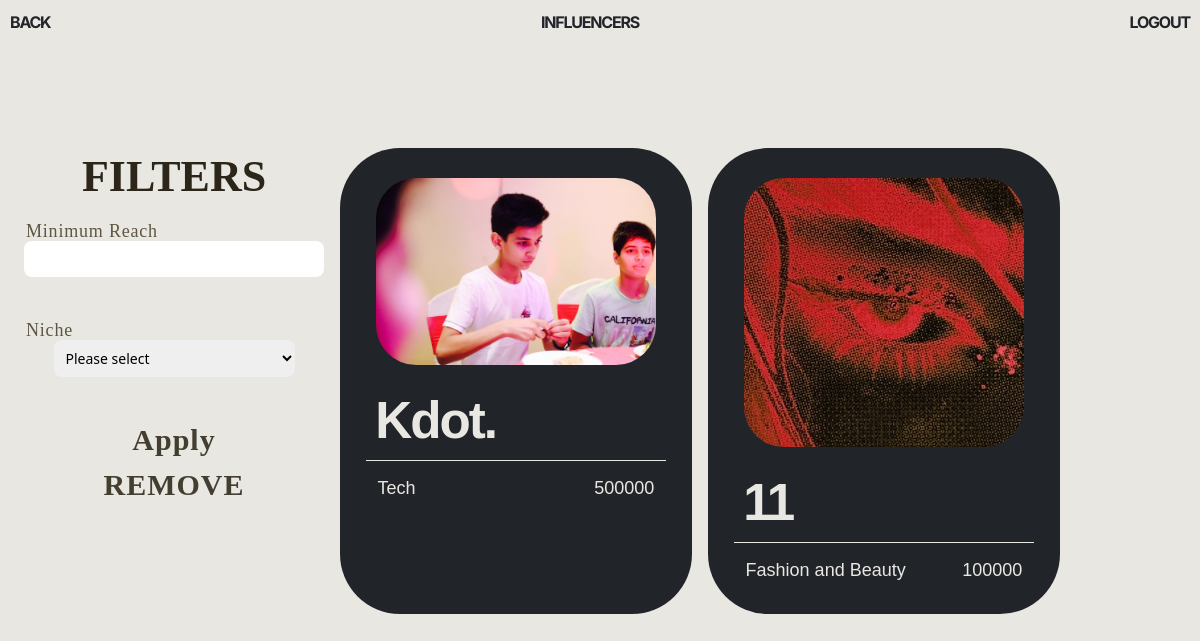
Page /sponsor/campaign/1/browse_influencers (signed in) on the committed database.
### website/models.py (models this page shows)
class Influencer(db.Model, UserMixin):
    __tablename__ = 'influencer'
    id = db.Column(db.Integer, primary_key=True)
    name = db.Column(db.String(150), nullable=False)
    email = db.Column(db.String(150), nullable=False)
    profile_picture = db.Column(db.String(100), nullable=False)
    niche = db.Column(db.String(100), nullable=False)
    reach = db.Column(db.Integer, nullable=False)
    user_id = Column(Integer, ForeignKey('user.id'), nullable=False)
    platform= db.Column(db.String(100), nullable=False)

### website/sponsor.py (the view)
@sponsor.route('/campaign/<int:campaign_id>/browse_influencers')
@login_required
@role_required('Sponsor')
def browse_influencers(campaign_id):
    campaign = Campaign.query.get_or_404(campaign_id)
    reach = request.args.get('reach')
    niche = request.args.get('niche')
    query = Influencer.query
    if reach:
        query = query.filter(Influencer.reach >= int(reach))
    if niche:
        query = query.filter(Influencer.niche == niche)
    filtered_influencers = query.all()
    return render_template('Sponsor/browse_influencers.html', influencers=filtered_influencers,campaign=campaign)

### website/auth.py (called while the page is built)
def role_required(role):
    def decorator(f):
        @wraps(f)
        def decorated_function(*args, **kwargs):
            if current_user.role != role:
                abort(403)
            return f(*args, **kwargs)
        return decorated_function
    return decorator

### website/templates/Sponsor/browse_influencers.html (shortened to what this page needs)
{% extends "base.html" %}
{% block body_class %}
influencer
{% endblock %}
{% block content %}
<div class="navbar">
  <a
    class="text-center mb-8 login login-sm link"
    href="{{ url_for('sponsor.dashboard') }}"
    >BACK</a
  >
  <h1 class="text-center mb-8 login login-sm">INFLUENCERS</h1>
  <a class="text-center mb-8 login login-sm link" href="{{ url_for('views.logout') }}"
    >LOGOUT</a
  >
</div>
<div class="influencer-container">
<form
  class="influForm"
  action="{{ url_for('sponsor.browse_influencers',campaign_id=campaign.id) }}"
  method="get"
>
<h1 class="heading2">FILTERS</h1>
  <label  for="reach">Minimum Reach</label>
  <input
    type="number"
    id="reach"
    name="reach"
    class="w-10 mb-4 rounded-lg p-2 text-sm"
  />
  <br />
  <label for="niche">Niche</label>
  <select
    class="w-max mb-4 rounded-lg p-2  text-sm"
    id="niche"
    name="niche"
  >
    <option value="">Please select</option>
  </select>
  <br />
  <a href="">
    <button class=" btn btn-big" type="submit">Apply</button>
  </a>
  <a href="{{ url_for('sponsor.view_all_influencers',campaign_id=campaign.id) }}">
    <button class=" btn btn-big" type="button">REMOVE</button></a>
</form>
  {% for influencer in influencers %}
  <div class="square">
    <div class="pfp-wrapper">
      <img
        src="{{ url_for('static', filename='uploads/' + influencer.profile_picture) }}"
        alt="{{ influencer.name }}'s profile picture"
        class="pfp"
      />
    </div>
    <div class="name">{{ influencer.name }}</div>
    <hr />
    <div class="attri">
      <p>{{ influencer.niche }}</p>
      <p>{{ influencer.reach }}</p>
    </div>
  </div>
  {% endfor %}
  </div
 {% endblock %}

### website/static/css/main.css (style rules this page uses)
html, :host { line-height: 1.5; -webkit-text-size-adjust: 100%; -moz-tab-size: 4; -o-tab-size: 4; tab-size: 4; font-family: ui-sans-serif, system-ui, sans-serif, "Apple Color Emoji", "Segoe UI Emoji", "Segoe UI Symbol", "Noto Color Emoji"; font-feature-settings: normal; font-variation-settings: normal; -webkit-tap-highlight-color: transparent; }
body { margin: 0; line-height: inherit; }
hr { height: 0; color: inherit; border-top-width: 1px; }
h1, h2, h3, h4, h5, h6 { font-size: inherit; font-weight: inherit; }
a { color: inherit; text-decoration: inherit; }
button, input, optgroup, select, textarea { font-family: inherit; font-feature-settings: inherit; font-variation-settings: inherit; font-size: 100%; font-weight: inherit; line-height: inherit; letter-spacing: inherit; color: inherit; margin: 0; padding: 0; }
button, select { text-transform: none; }
button, input:where([type='button']), input:where([type='reset']), input:where([type='submit']) { -webkit-appearance: button; background-color: transparent; background-image: none; }
blockquote, dl, dd, h1, h2, h3, h4, h5, h6, hr, figure, p, pre { margin: 0; }
input::placeholder, textarea::placeholder { opacity: 1; color: #9ca3af; }
button, [role="button"] { cursor: pointer; }
img, svg, video, canvas, audio, iframe, embed, object { display: block; vertical-align: middle; }
img, video { max-width: 100%; height: auto; }
.mb-4 { margin-bottom: 1rem; }
.mb-8 { margin-bottom: 2rem; }
.w-10 { width: 2.5rem; }
.w-max { width: -moz-max-content; width: max-content; }
.rounded-lg { border-radius: 0.5rem; }
.p-2 { padding: 0.5rem; }
.text-center { text-align: center; }
.text-sm { font-size: 0.875rem; line-height: 1.25rem; }
* { margin: 0; padding: 0; }
body.influencer { background-color: #e9e7e2; margin: 0px; padding: 0px; }
.navbar { display: flex; flex-direction: row; justify-content: space-between; align-items: center; padding: 10px; }
.influencer-container { display: flex; flex-wrap: wrap; gap: 16px; padding: 24px; }
.square { margin-top: 40px; background-color: rgb(33, 37, 41); border-radius: 60px; color: #e9e7e2; height: auto; width: auto; max-width: 500px; max-width: calc(33.333% - 32px); display: flex; flex-direction: column; align-items: center; position: relative; transition: opacity 0.3s ease; transition: transform 0.3s ease; }
hr { width: 85%; border: none; border-bottom: 1px solid #e9e7e2; margin-top: 10px; margin-bottom: -6px; }
.pfp-wrapper { display: flex; justify-content: center; align-items: center; width: 90%; height: auto; padding: 18px; padding-top: 30px; transition: opacity 0.3s ease; }
.pfp { width: 100%; height: 100%; -o-object-fit: cover; object-fit: cover; border-radius: 40px; }
.name { font-family: Arial, Helvetica, sans-serif; font-size: 3.2rem; font-weight: bold; margin-bottom: -10px; color: #e9e7e2; width: 80%; text-align: left; transition: opacity 0.3s ease; letter-spacing: -2px; }
.attri { font-family: Arial, Helvetica, sans-serif; display: flex; flex-direction: row; font-size: 18px; margin-bottom: 10px; justify-content: space-between; width: 90%; padding: 20px; transition: opacity 0.3s ease; }
.heading2 { color: #2b2619; font-family: ultra; font-weight: bold; font-size: 44px; margin-bottom: 8px; text-align: center; }
.login { font-family: inter; letter-spacing: -2px; font-weight: 900; font-size: 2rem; margin-bottom: 40px; color: #212529; }
.login-sm { font-size: 16px; letter-spacing: -1.2px; font-weight: 700; }
.link { text-decoration: none; position: relative; cursor: pointer; }
.link::after { content: ""; position: absolute; left: 0; bottom: 0; width: 100%; height: 1.4px; background-color: transparent; transition: background-color 0.3s ease-in; }
label { color: #212529; font-family: Arial, Helvetica, sans-serif; font-size: 18px; }
.influForm { display: flex; flex-direction: column; width: 300px; padding-top: 36px; align-items: center; }
.influForm input { width: 100%; }
.influForm label { align-self: flex-start; color: #5e5642; font-family: ultra; font-size: 18px; margin-bottom: -4px; margin-left: 2px; letter-spacing: 0.8px; }
.btn { font-family: ultra; letter-spacing: 1px; color: #433e30; cursor: pointer; position: relative; align-self: flex-start; }
.btn-big { color: #433e30; font-family: ultra; font-weight: bold; font-size: 30px; }
.btn::after { content: ""; position: absolute; width: 100%; height: 2px; bottom: 0; left: 0; background-color: #433e30; visibility: hidden; transform: scaleX(0); transition: all 0.3s ease-out; }

### rows in the picture
Influencer: profile_picture (picture), name "Kdot.", niche "Tech", reach "500000"
Influencer: profile_picture (picture), name "11", niche "Fashion and Beauty", reach "100000"
